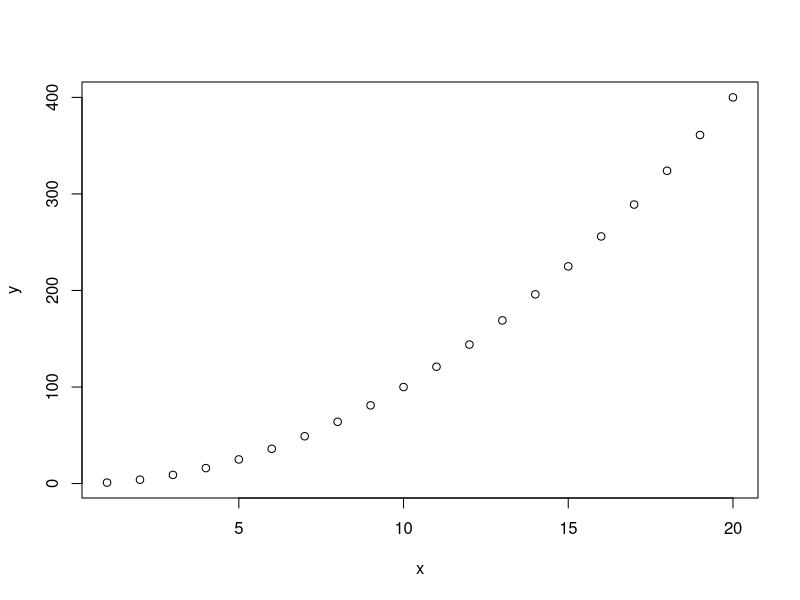
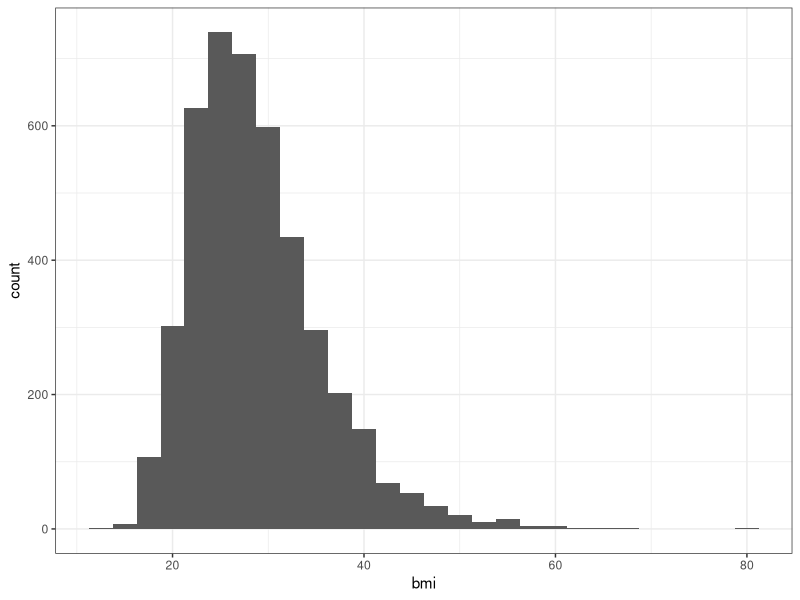
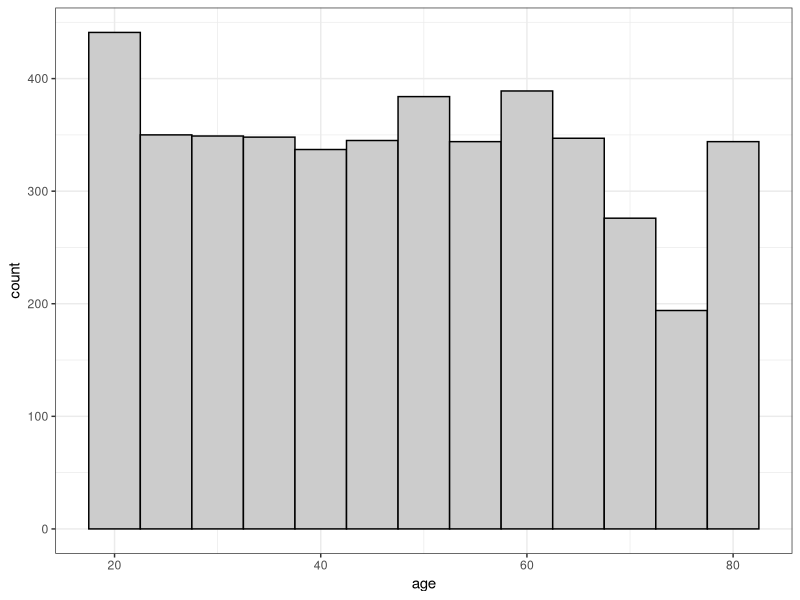
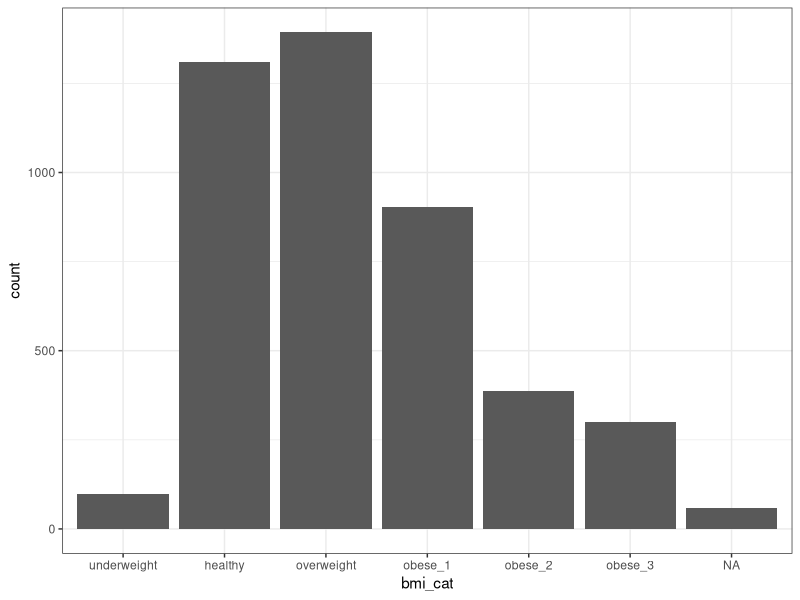
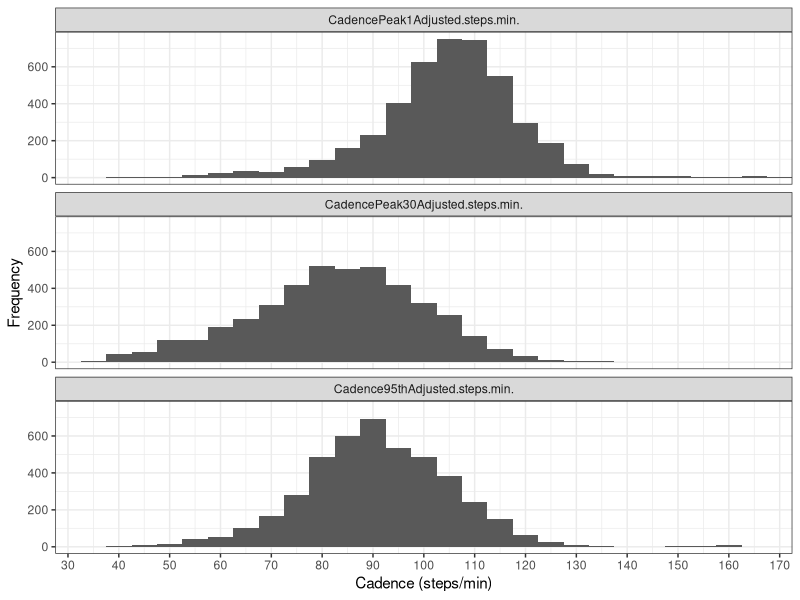

Generate these figures, in order, with R:
## ---- chunk 1
Sys.Date()
## ---- chunk 2
x <- 1:20
y <- x^2
plot(x,y)
rm(x,y)
## ---- chunk 3
pkgs <- c("dplyr", "ggplot2","reshape2") # packages we need
lapply(pkgs, library, character.only = TRUE) # using lapply just allows us to load several packages on one line - this could be replaced with several calls to library()
rm(pkgs)
## ---- chunk 4
data_steps <- read.csv("data/nhanes_stepcount.csv")
data_mortality <- read.csv("data/nhanes_mortality.csv")
data_covariates <- read.csv("data/nhanes_covariates.csv")
## ---- chunk 5
# Merge on steps_data so we automatically drop any participants who do not have any data from stepcount
steps_mortality_data <- merge(data_mortality, data_steps, by = "eid")
# Now add demographic data
NHANES_data <- merge(data_covariates, steps_mortality_data)

# Save this file in case we want to re-load it
write.csv(NHANES_data, "data/nhanes_prepped_data.csv", row.names = F)

# clean up the environment
rm(steps_mortality_data, data_covariates, data_mortality, data_steps)
## ---- chunk 6
# Poor calibration
NHANES_data <- NHANES_data %>%
    filter(CalibOK == 1) %>%  # Poor calibration
    filter(ENMO.mg. <100) %>% # High ENMO
    filter(WearTime.days. >=3) %>% # Less than 3 valid days
    filter(Covers24hOK == TRUE) %>% # Data does not cover the 24h timespan
    filter(!is.na(StepsDayMedAdjusted))# Remove rows where median daily steps is NA

# Save the cleaned file. We will be using this 
write.csv(NHANES_data, "data/nhanes_prepped_data.csv", row.names = F)
## ---- chunk 7
# table summary for ethnicitiy and sex splits
table(NHANES_data$ethnicity, NHANES_data$sex)

# Histogram for bmi and age
ggplot(NHANES_data) +
  geom_histogram(aes(x=bmi), binwidth = 2.5) + theme_bw()

ggplot(NHANES_data) +
  geom_histogram(aes(x=age), binwidth = 5, fill = "grey80", colour = "black") + theme_bw()
# Note the large sample in the oldest age bin in the histogram, because NHANES over-represents this demographic compared with the population

# Or we can label the categories (using crude categories for white Europeans)
NHANES_data %>%
  mutate(bmi_cat = case_when(
    bmi < 18.5 ~ "underweight",
    bmi >= 18.5 & bmi < 25 ~ "healthy",
    bmi >= 25 & bmi < 30 ~ "overweight",
    bmi >= 30 & bmi < 35 ~ "obese_1",
    bmi >= 35 & bmi < 40 ~ "obese_2",
    bmi >= 40 ~ "obese_3"),
    # Order the categories or else R will show them in alphanumerical order
    bmi_cat = factor(bmi_cat, levels = c(
      "underweight", "healthy", "overweight",
      "obese_1", "obese_2", "obese_3"))) %>%
  ggplot() +
  geom_bar(aes(x=bmi_cat)) + theme_bw()

# As we plan on doing some epi analysis, we should also look at the number of participants in the sample who have died according to the mortality data
sum(NHANES_data$death_f == TRUE, na.rm = TRUE) # 479 deaths is what we got
## ---- chunk 8
NHANES_cad <- NHANES_data %>%
  select(CadencePeak1Adjusted.steps.min.,
         CadencePeak30Adjusted.steps.min.,
         Cadence95thAdjusted.steps.min.) %>%
  melt()

  ggplot(NHANES_cad, aes(x=value)) + 
    geom_histogram(binwidth = 5) +
    scale_x_continuous(expand = c(0,0),breaks = seq(0,180,10)) +
    facet_wrap(~variable, ncol=1, scales = "fixed") +
    theme_bw() + labs(x = "Cadence (steps/min)", y = "Frequency")
rm(NHANES_cad)
## ---- chunk 9
# your exploratory code here


